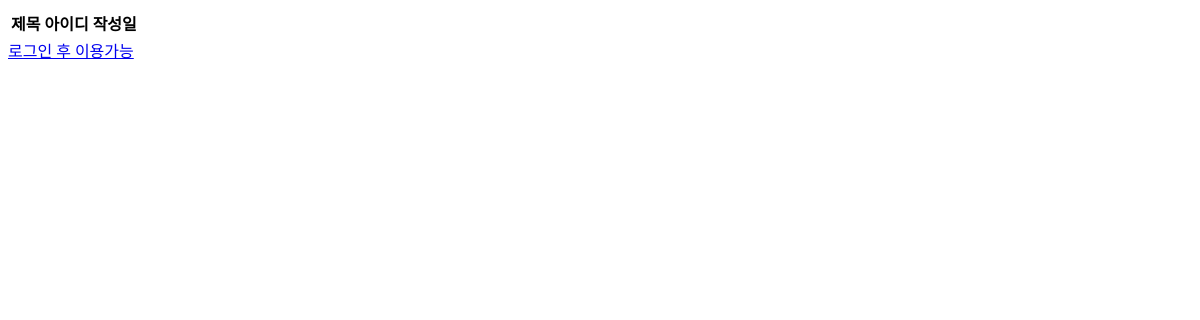
Page /board/ on the earlier database version.
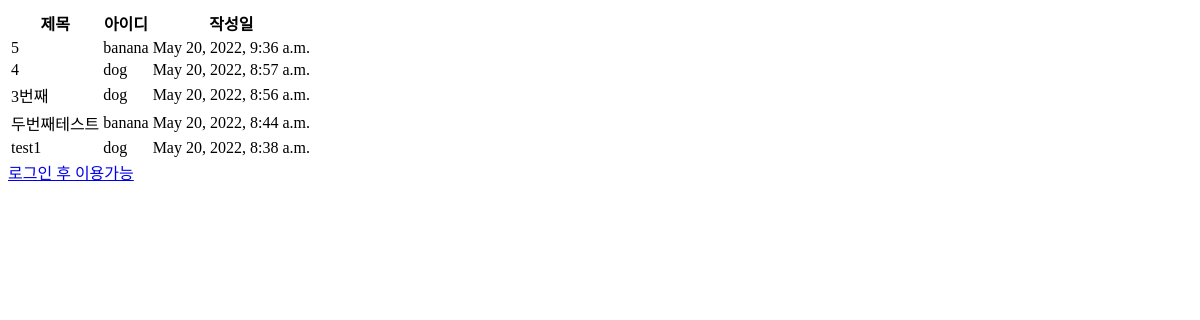
Same page on the later database version.
### board/models.py (models this page shows, shortened)
class Writing(models.Model):
    author = models.ForeignKey(User, on_delete=models.CASCADE, null=False)  # 유저모델과 연결!
    subject = models.CharField(max_length=30)  # 제목에 해당하는 필드 작성.
    content = models.TextField()  # 내용에 해당하는 필드 작성.
    create_date = models.DateTimeField(auto_now_add=True)  # 글이 만들어지면 자동 작성.
    modify_date = models.DateTimeField(null=True, blank=True)  # 수정할 때마다 갱신.(뷰에서 제어)

### board/views.py (the view)
# urls.py: path('', views.list, name='list'),  # list를 보여주는 뷰와 연결한다.
def list(request):
    writing_list = Writing.objects.all()  # 객체들을 다 불러온다.
    writing_list = writing_list.order_by('-create_date')  # 만들어진 시간의 역으로 정렬한다.
    context = {'writing_list':writing_list,  # writing_list라는 키 안에 writing_list를 담는다.
               }
    return render(request, 'list.html', context)

### board/templates/list.html
{% block content %}
<div class="row mt-5">
  <div class="col-12">
    <table class="table">
      <thead class="thead-dark">
        <tr>
          <th scope="col">제목</th>
          <th scope="col">아이디</th>
          <th scope="col">작성일</th>
        </tr>
      </thead>
      <tbody>
        {% for writing in writing_list %}
        <tr onclick="location.href='/board/posting/{{ writing.id }}/'">
          <td>{{ writing.subject }}</td>
          <td>{{ writing.author }}</td>
          <td>{{ writing.create_date }}</td>
        </tr>
        {% endfor %}
      </tbody>
    </table>
  </div>
</div>
<div class="row">
  <div class="col-12">
    {% if user.is_authenticated %}
    <a href="{% url 'create' %}" class="btn btn-primary">글쓰기</a>
    {% else %}
    <a href="{% url "login" %}">로그인 후 이용가능</a>
    {% endif %}
  </div>
</div>
{% endblock %}

Differences in the rows shown:
added Writing: subject "5", author "banana", create_date "May 20, 2022, 9:36 a.m."
added Writing: subject "4", author "dog", create_date "May 20, 2022, 8:57 a.m."
added Writing: subject "3번째", author "dog", create_date "May 20, 2022, 8:56 a.m."
added Writing: subject "두번째테스트", author "banana", create_date "May 20, 2022, 8:44 a.m."
added Writing: subject "test1", author "dog", create_date "May 20, 2022, 8:38 a.m."
